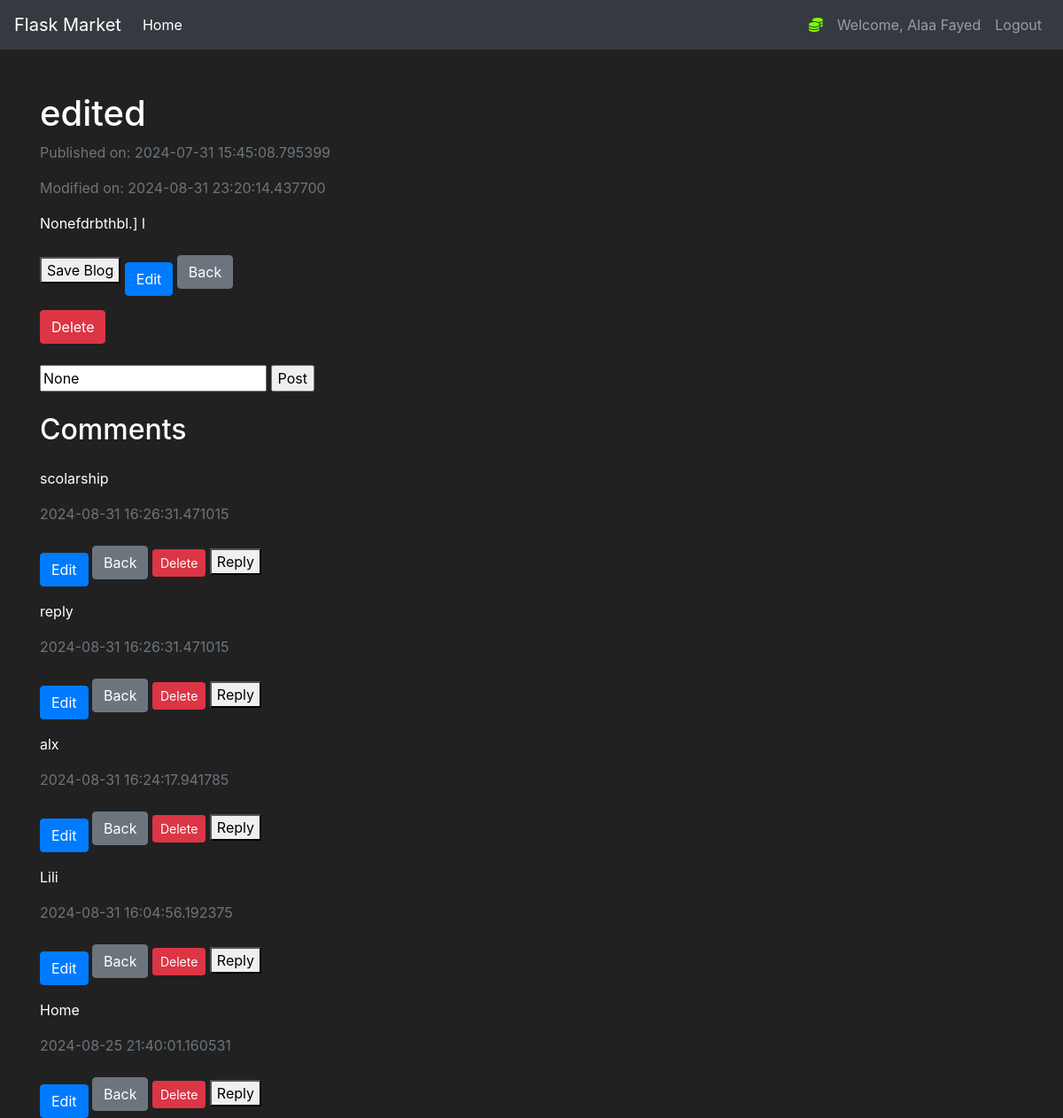
Page /blog?post_id=26 (signed in) on the earlier database version.
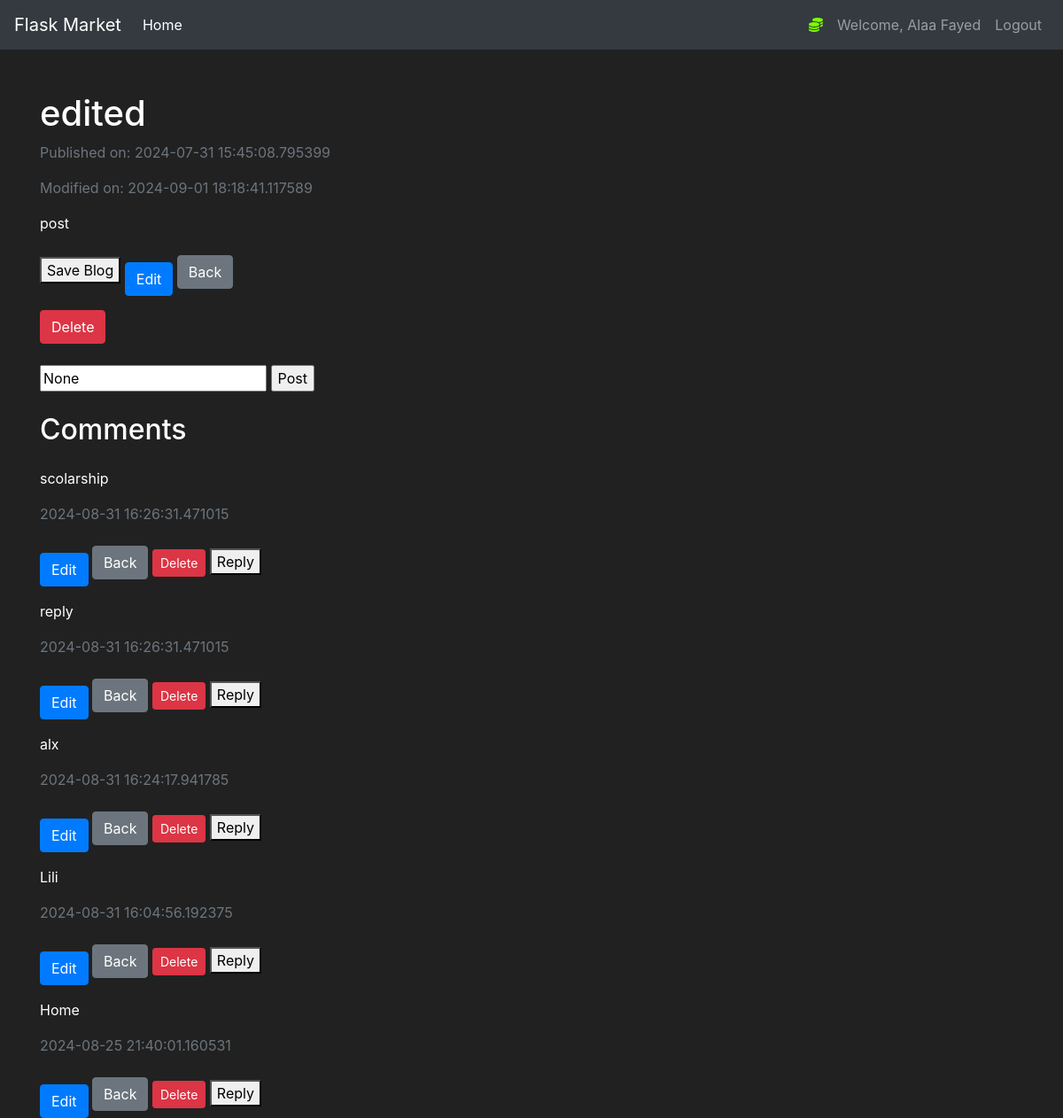
Same page on the later database version.
### pencil/models.py (models this page shows, shortened)
class Post(db.Model):
    id  = db.Column(db.Integer(), primary_key=True, nullable=False)
    title = db.Column(db.String(length=50), nullable=False)
    content = db.Column(db.Text(), nullable=False)
    publication_date = db.Column(db.DateTime, default=datetime.utcnow())
    modification_date = db.Column(db.DateTime, default=datetime.utcnow())
    owner = db.Column(db.Integer(), db.ForeignKey("user.id"))
    commentators = db.relationship("Comment", backref="owned_commentators", lazy=True)

### pencil/routes.py (the view, shortened to what this page needs)
@app.route("/blog", methods=["POST", "GET"])
@login_required
def blog_page():
    comment_form = CommentForm()
    reply_form = ReplyForm()
    post_id = request.args.get("post_id")
    if post_id:
        requested_blog = Post.query.filter_by(id=post_id).first()
        if requested_blog:
            if request.method == "GET":
                comment_with_replies = (db.session.query(Comment, ReplyComment).outerjoin(ReplyComment, Comment.id == ReplyComment.reply_comment)
                                        .filter(Comment.commentatorr == post_id).order_by(Comment.publication_date.desc(), ReplyComment.publication_date.desc())).all()
                posted_comments = {}
                for comment, reply in comment_with_replies:
                    if comment.id not in posted_comments:
                        posted_comments[comment.id] = {
                        'comment': comment,
                        'replies': []
                    }
                    if reply:
                        posted_comments[comment.id]['replies'].append(reply)
                return render_template("blog.html", post_id=requested_blog, comment_form=comment_form, posted_comments=posted_comments.values(),
                                        reply_form=reply_form)
            else:
                flash(f"Blog not found", category="danger")
                return redirect(url_for("home_page"))
    return redirect(url_for("home_page"))

### pencil/forms.py
class CommentForm(FlaskForm):
    comment = TextAreaField(label="Write your comment....", validators=[DataRequired()])
    submit = SubmitField(label="Post")

class ReplyForm(FlaskForm):
    reply = TextAreaField(label="repy comment", validators=[DataRequired()])
    submit = SubmitField(label="Send")

### pencil/models.py (called while the page is built)
@login_manager.user_loader
def load_user(user_id):
    return User.query.get(int(user_id))

### pencil/templates/blog.html (shortened to what this page needs)
{% extends 'base.html' %}
{% block content %}
<body>
    <div class="container mt-5">
        <section>
            <header>
                <h1>{{ post_id.title }}</h1>
            </header>
            <div>
                <p class="text-muted">Published on: {{ post_id.publication_date }}</p>
                <p class="text-muted">Modified on: {{ post_id.modification_date }}</p>
            </div>
            <div class="mt-3">
                <p>{{ post_id.content }}</p>
            </div>
            <button type="submit" name="save" value="true">Save Blog</button>
            <a href="{{ url_for('modify_post', post_id=post_id.id) }}" class="btn btn-primary mt-3">Edit</a>
            <a href="{{ url_for('home_page') }}" class="btn btn-secondary">Back</a>
            <form action="{{ url_for('delete_page', post_id=post_id.id) }}" method="POST" class="mt-3">
                <button type="submit" class="btn btn-danger">Delete</button>
            </form>
            <br>
            <div>
                <form method="POST" action="{{ url_for('blog_page' , post_id=post_id.id) }}">
                    {% if comment_form %}
                        <input type="text" name="comment" placeholder="Write your comment..." value="{{ comment_form.comment.data }}">
                        <input type="submit" value="Post">
                    {% endif %}
                </form>
            </div>
        </section>
        <br>
        <section>
            <div>
                <header>
                    <h2>Comments</h2>
                </header>
                <div class="comments mt-4">
                    {% for comments in posted_comments %}
                        <div class="comment">
                            <p>{{ comments.comment.text }}</p>
                            <p class="text-muted">{{ comments.comment.publication_date }}</p>
                        </div>
                        <a href="{{ url_for('modify_comment', comment_to_modify=comments.id) }}" class="btn btn-primary mt-3">Edit</a>
                        <a href="{{ url_for('blog_page') }}" class="btn btn-secondary">Back</a>
                        <form action="{{ url_for('delete_comment', comment_id=comments.id) }}" method="post" style="display:inline;">
                            <button type="submit" class="btn btn-danger btn-sm" onclick="return confirm('Are you sure you want to delete this comment?');">Delete</button>
                        </form>
                        <button>Reply</button>
                        <br>
                    {% endfor %}
                </div>
            </div>
        </section>
    </div>
</body>
{% endblock %}

Differences in the rows shown:
changed Post "edited": modification_date "2024-08-31 23:20:14.437700" → "2024-09-01 18:18:41.117589"; content "Nonefdrbthbl.] l" → "post"
